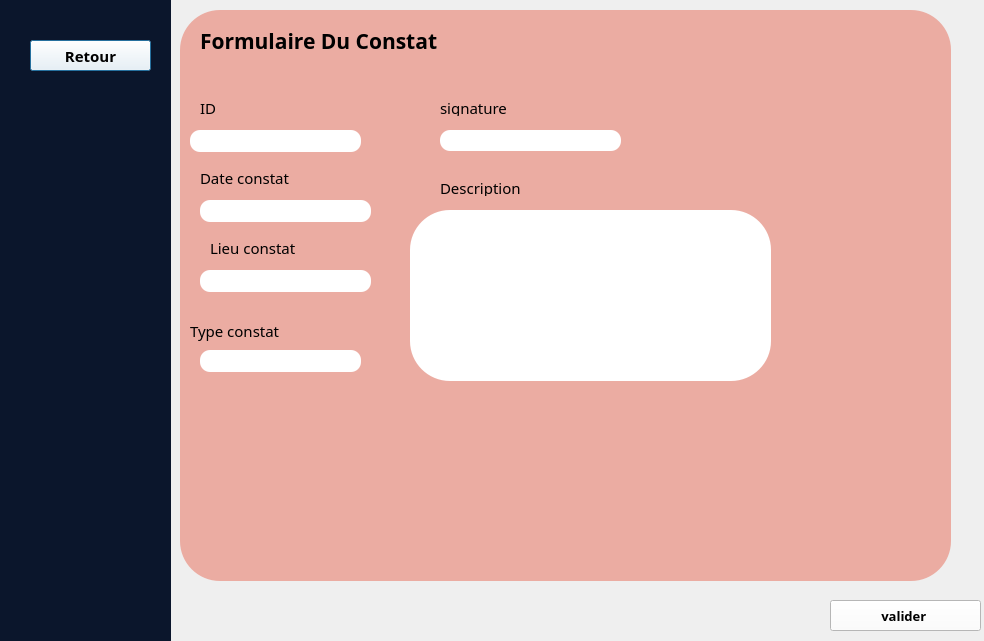
<?xml version="1.0" encoding="UTF-8"?>
<ui version="4.0">
 <class>pluss</class>
 <widget class="QDialog" name="pluss">
  <property name="geometry">
   <rect>
    <x>0</x>
    <y>0</y>
    <width>984</width>
    <height>641</height>
   </rect>
  </property>
  <property name="windowTitle">
   <string>Dialog</string>
  </property>
  <widget class="QWidget" name="widget" native="true">
   <property name="geometry">
    <rect>
     <x>0</x>
     <y>-10</y>
     <width>171</width>
     <height>731</height>
    </rect>
   </property>
   <property name="styleSheet">
    <string notr="true">background-color: rgb(11, 22, 44);</string>
   </property>
   <widget class="QPushButton" name="pushButton_3">
    <property name="geometry">
     <rect>
      <x>30</x>
      <y>50</y>
      <width>121</width>
      <height>31</height>
     </rect>
    </property>
    <property name="font">
     <font>
      <family>Segoe Print</family>
      <pointsize>11</pointsize>
      <bold>true</bold>
     </font>
    </property>
    <property name="styleSheet">
     <string notr="true">
background-color: rgb(255, 255, 255);</string>
    </property>
    <property name="text">
     <string>Retour</string>
    </property>
   </widget>
  </widget>
  <widget class="QWidget" name="widget_2" native="true">
   <property name="geometry">
    <rect>
     <x>180</x>
     <y>10</y>
     <width>771</width>
     <height>571</height>
    </rect>
   </property>
   <property name="styleSheet">
    <string notr="true">/*background-color: rgb(235, 172, 162);*/
/*background-color: rgb(190, 211, 195);*/
/*background-color: rgb(95, 194, 186);*/
background-color: rgb(235, 172, 162);
border-radius: 40px;</string>
   </property>
   <widget class="QLineEdit" name="lineEdit_ID">
    <property name="geometry">
     <rect>
      <x>10</x>
      <y>120</y>
      <width>171</width>
      <height>22</height>
     </rect>
    </property>
    <property name="font">
     <font>
      <family>Segoe Print</family>
      <bold>false</bold>
     </font>
    </property>
    <property name="styleSheet">
     <string notr="true">background-color: rgb(255, 255, 255);
border-radius: 10px;
</string>
    </property>
   </widget>
   <widget class="QLabel" name="label">
    <property name="geometry">
     <rect>
      <x>20</x>
      <y>90</y>
      <width>131</width>
      <height>16</height>
     </rect>
    </property>
    <property name="font">
     <font>
      <family>Segoe Print</family>
      <pointsize>11</pointsize>
      <bold>false</bold>
     </font>
    </property>
    <property name="text">
     <string>ID</string>
    </property>
   </widget>
   <widget class="QLineEdit" name="lineEdit_dateConstat">
    <property name="geometry">
     <rect>
      <x>20</x>
      <y>190</y>
      <width>171</width>
      <height>22</height>
     </rect>
    </property>
    <property name="font">
     <font>
      <family>Segoe Print</family>
     </font>
    </property>
    <property name="styleSheet">
     <string notr="true">background-color: rgb(255, 255, 255);
border-radius: 10px;</string>
    </property>
   </widget>
   <widget class="QLineEdit" name="lineEdit_lieuConstat">
    <property name="geometry">
     <rect>
      <x>20</x>
      <y>260</y>
      <width>171</width>
      <height>22</height>
     </rect>
    </property>
    <property name="font">
     <font>
      <family>Segoe Print</family>
     </font>
    </property>
    <property name="styleSheet">
     <string notr="true">background-color: rgb(255, 255, 255);
border-radius: 10px;</string>
    </property>
   </widget>
   <widget class="QLineEdit" name="lineEdit_signature">
    <property name="geometry">
     <rect>
      <x>260</x>
      <y>120</y>
      <width>181</width>
      <height>21</height>
     </rect>
    </property>
    <property name="font">
     <font>
      <family>Segoe Print</family>
     </font>
    </property>
    <property name="styleSheet">
     <string notr="true">background-color: rgb(255, 255, 255);
border-radius: 10px;</string>
    </property>
   </widget>
   <widget class="QLineEdit" name="lineEdit_typeConstat">
    <property name="geometry">
     <rect>
      <x>20</x>
      <y>340</y>
      <width>161</width>
      <height>22</height>
     </rect>
    </property>
    <property name="font">
     <font>
      <family>Segoe Print</family>
     </font>
    </property>
    <property name="styleSheet">
     <string notr="true">background-color: rgb(255, 255, 255);
border-radius: 10px;
</string>
    </property>
   </widget>
   <widget class="QTextEdit" name="plainTextEdit_description">
    <property name="geometry">
     <rect>
      <x>230</x>
      <y>200</y>
      <width>361</width>
      <height>171</height>
     </rect>
    </property>
    <property name="font">
     <font>
      <family>Segoe Print</family>
     </font>
    </property>
    <property name="styleSheet">
     <string notr="true">background-color: rgb(255, 255, 255);</string>
    </property>
    <property name="html">
     <string>&lt;!DOCTYPE HTML PUBLIC &quot;-//W3C//DTD HTML 4.0//EN&quot; &quot;http://www.w3.org/TR/REC-html40/strict.dtd&quot;&gt;
&lt;html&gt;&lt;head&gt;&lt;meta name=&quot;qrichtext&quot; content=&quot;1&quot; /&gt;&lt;meta charset=&quot;utf-8&quot; /&gt;&lt;style type=&quot;text/css&quot;&gt;
p, li { white-space: pre-wrap; }
hr { height: 1px; border-width: 0; }
li.unchecked::marker { content: &quot;\2610&quot;; }
li.checked::marker { content: &quot;\2612&quot;; }
&lt;/style&gt;&lt;/head&gt;&lt;body style=&quot; font-family:'Segoe Print'; font-size:9pt; font-weight:400; font-style:normal;&quot;&gt;
&lt;p align=&quot;center&quot; style=&quot;-qt-paragraph-type:empty; margin-top:0px; margin-bottom:0px; margin-left:0px; margin-right:0px; -qt-block-indent:0; text-indent:0px; font-family:'Segoe UI';&quot;&gt;&lt;br /&gt;&lt;/p&gt;&lt;/body&gt;&lt;/html&gt;</string>
    </property>
   </widget>
   <widget class="QLabel" name="label_5">
    <property name="geometry">
     <rect>
      <x>30</x>
      <y>230</y>
      <width>131</width>
      <height>16</height>
     </rect>
    </property>
    <property name="font">
     <font>
      <family>Segoe Print</family>
      <pointsize>11</pointsize>
      <bold>false</bold>
     </font>
    </property>
    <property name="text">
     <string>Lieu constat</string>
    </property>
   </widget>
   <widget class="QLabel" name="label_2">
    <property name="geometry">
     <rect>
      <x>20</x>
      <y>160</y>
      <width>131</width>
      <height>16</height>
     </rect>
    </property>
    <property name="font">
     <font>
      <family>Segoe Print</family>
      <pointsize>11</pointsize>
      <bold>false</bold>
     </font>
    </property>
    <property name="text">
     <string>Date constat </string>
    </property>
   </widget>
   <widget class="QLabel" name="label_3">
    <property name="geometry">
     <rect>
      <x>10</x>
      <y>310</y>
      <width>161</width>
      <height>21</height>
     </rect>
    </property>
    <property name="font">
     <font>
      <family>Segoe Print</family>
      <pointsize>11</pointsize>
      <bold>false</bold>
     </font>
    </property>
    <property name="text">
     <string>Type constat </string>
    </property>
   </widget>
   <widget class="QLabel" name="label_6">
    <property name="geometry">
     <rect>
      <x>260</x>
      <y>170</y>
      <width>131</width>
      <height>16</height>
     </rect>
    </property>
    <property name="font">
     <font>
      <family>Segoe Print</family>
      <pointsize>11</pointsize>
      <bold>false</bold>
     </font>
    </property>
    <property name="text">
     <string>Description</string>
    </property>
   </widget>
   <widget class="QLabel" name="label_4">
    <property name="geometry">
     <rect>
      <x>260</x>
      <y>90</y>
      <width>181</width>
      <height>16</height>
     </rect>
    </property>
    <property name="font">
     <font>
      <family>Segoe Print</family>
      <pointsize>11</pointsize>
      <bold>false</bold>
     </font>
    </property>
    <property name="text">
     <string>signature </string>
    </property>
   </widget>
   <widget class="QLabel" name="label_7">
    <property name="geometry">
     <rect>
      <x>20</x>
      <y>10</y>
      <width>351</width>
      <height>41</height>
     </rect>
    </property>
    <property name="font">
     <font>
      <family>Segoe Print</family>
      <pointsize>16</pointsize>
      <bold>true</bold>
     </font>
    </property>
    <property name="styleSheet">
     <string notr="true">color: rgb(0, 0, 0);</string>
    </property>
    <property name="text">
     <string>Formulaire Du Constat</string>
    </property>
   </widget>
  </widget>
  <widget class="QPushButton" name="pushButton">
   <property name="geometry">
    <rect>
     <x>830</x>
     <y>600</y>
     <width>151</width>
     <height>31</height>
    </rect>
   </property>
   <property name="font">
    <font>
     <family>Segoe Print</family>
     <pointsize>10</pointsize>
     <bold>true</bold>
    </font>
   </property>
   <property name="styleSheet">
    <string notr="true">background-color: rgb(255, 255, 255);
</string>
   </property>
   <property name="text">
    <string>valider </string>
   </property>
  </widget>
 </widget>
 <resources/>
 <connections/>
</ui>
